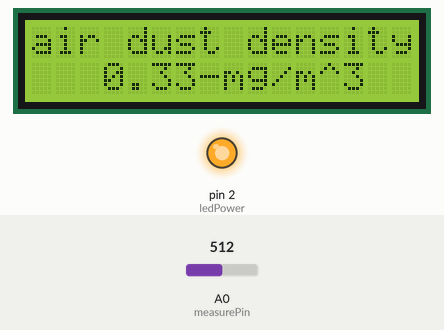
This sketch was run on a simulated Arduino Uno, built with avr-gcc and run on an emulated ATmega328P. Parts: 16×2 character LCD, output pins drawn as LEDs (lit = HIGH). The inputs (shaded band) are chosen by the test bench; at power-on: A0 (measurePin) = 512. What the sketch prints to the serial monitor is not drawn.

Above: at 5.3 s.
5.4 s: A0 (measurePin) set to 716
At 10.3 s:
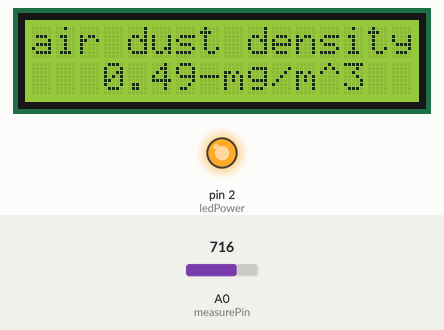
11.0 s: A0 (measurePin) set to 900
At 14.9 s:
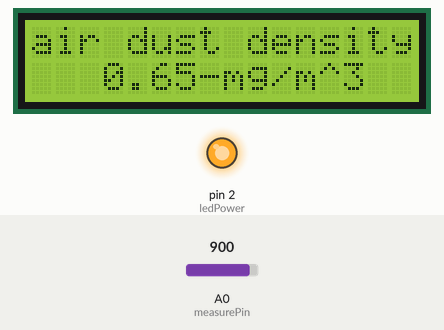
16.6 s: A0 (measurePin) set to 1023
At 19.6 s:
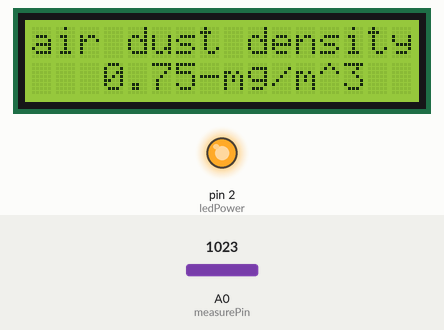
Timing chart, 0 to 21.1 s (numbered marks = the images above; inputs shaded):
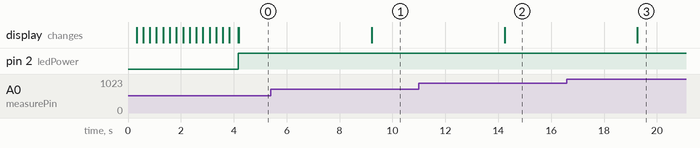

Measured:
- after the input at 5.4 s, the display: changes after 3.8 s (image 1)
- after the input at 11.0 s, the display: changes after 3.2 s (image 2)
- after the input at 16.6 s, the display: changes after 2.7 s (image 3)

The sketch:

sharp_air_sensor.ino
```cpp
#include <Wire.h>
#include <LiquidCrystal_I2C.h>
#include <SPI.h>
LiquidCrystal_I2C lcd(0x27, 16, 2);
int measurePin = 0; //Connect dust sensor to Arduino A0 pin
int ledPower = 2;   //Connect 3 led driver pins of dust sensor to Arduino D2

int samplingTime = 280;
int deltaTime = 40;
int sleepTime = 9680;

float voMeasured = 0;
float calcVoltage = 0;
float dustDensity = 0;

void setup(){

  Serial.begin(9600);
  pinMode(ledPower,OUTPUT);

  lcd.init();
  lcd.backlight();
  lcd.setCursor(5, 0);
  lcd.print("Boot...");
  lcd.setCursor(0, 1);
  for(int i=0;i<16;i++)
  {
    lcd.write(0xff);
    delay(250);
  }
  lcd.init();
  lcd.setCursor(7,1);
  lcd.print("-mg/m^3");
  lcd.setCursor(0, 0);
  lcd.print("air dust density");
}

void loop(){
  digitalWrite(ledPower,LOW);
  delayMicroseconds(samplingTime);
  voMeasured = analogRead(measurePin); // read the dust value
  delayMicroseconds(deltaTime);
  digitalWrite(ledPower,HIGH);
  delayMicroseconds(sleepTime);
  calcVoltage = voMeasured * (5.0 / 1024.0);
  dustDensity = 0.17 * calcVoltage - 0.1;
  if(dustDensity<0)dustDensity=0;
  Serial.print("Raw Signal Value (0-1023): ");
  Serial.print(voMeasured);

  Serial.print(" - Voltage: ");
  Serial.print(calcVoltage);

  Serial.print(" - Dust Density: ");
  Serial.println(dustDensity); // unit: mg/m3

//  lcd.init();
//  lcd.backlight();
//  lcd.setCursor(0, 0);
//  lcd.print("dustDensity:");
  lcd.setCursor(3,1);
  lcd.print(dustDensity);

  delay(5000);
}
```
